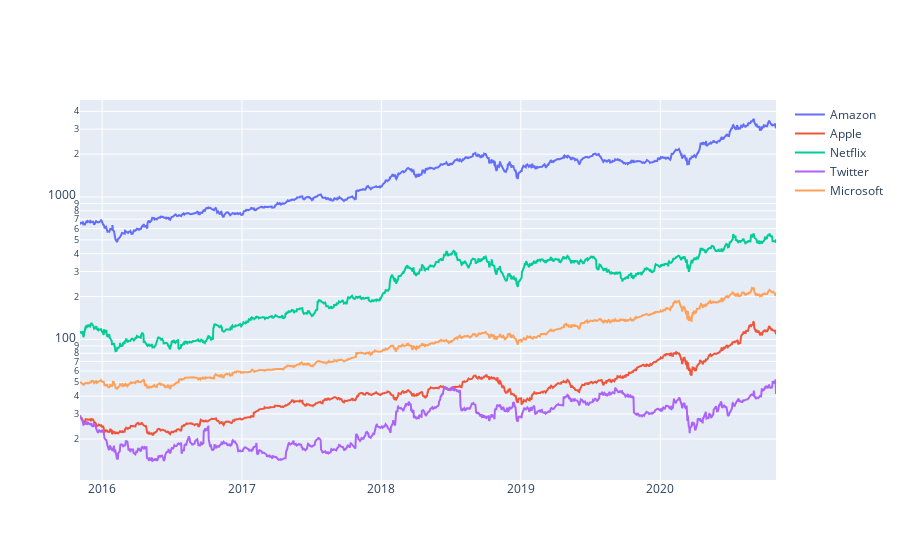

This figure's notebook cell:
### Code cell
fig=go.Figure()

fig.add_trace(go.Scatter(
    x=df.Date,
    y=df.amazon,
    name='Amazon'
))
fig.add_trace(go.Scatter(
    x=df.Date,
    y=df.apple,
    name='Apple'
))
fig.add_trace(go.Scatter(
    x=df.Date,
    y=df.netflix,
    name='Netflix'
))
fig.add_trace(go.Scatter(
    x=df.Date,
    y=df.twitter,
    name='Twitter'
))
fig.add_trace(go.Scatter(
    x=df.Date,
    y=df.microsoft,
    name='Microsoft'
))
fig.update_layout(yaxis_type='log')
fig.show()

### Figure 1 — Plotly figure (JSON) as saved in the notebook; plotly's stock layout.template omitted (floating-point values rounded to 4 significant figures; data arrays with more than 128 entries replaced by an {"elided": "..."} marker saying what was removed)
{"data": [{"name": "Amazon", "type": "scatter", "x": {"elided": "1257 str values"}, "y": {"elided": "1257 float values"}}, {"name": "Apple", "type": "scatter", "x": {"elided": "1257 str values"}, "y": {"elided": "1257 float values"}}, {"name": "Netflix", "type": "scatter", "x": {"elided": "1257 str values"}, "y": {"elided": "1257 float values"}}, {"name": "Twitter", "type": "scatter", "x": {"elided": "1257 str values"}, "y": {"elided": "1257 float values"}}, {"name": "Microsoft", "type": "scatter", "x": {"elided": "1257 str values"}, "y": {"elided": "1257 float values"}}], "layout": {"yaxis": {"type": "log"}}}
